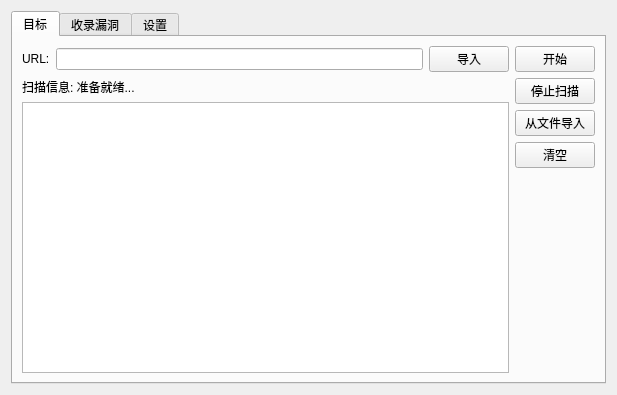
<?xml version="1.0" encoding="UTF-8"?>
<ui version="4.0">
 <class>Form</class>
 <widget class="QWidget" name="Form">
  <property name="geometry">
   <rect>
    <x>0</x>
    <y>0</y>
    <width>617</width>
    <height>395</height>
   </rect>
  </property>
  <property name="windowTitle">
   <string>vulnscan</string>
  </property>
  <layout class="QHBoxLayout" name="horizontalLayout_6">
   <item>
    <widget class="QTabWidget" name="tabWidget">
     <property name="currentIndex">
      <number>0</number>
     </property>
     <widget class="QWidget" name="tab">
      <attribute name="title">
       <string>目标</string>
      </attribute>
      <layout class="QHBoxLayout" name="horizontalLayout_8">
       <item>
        <layout class="QVBoxLayout" name="verticalLayout_4">
         <item>
          <layout class="QHBoxLayout" name="horizontalLayout_7">
           <item>
            <widget class="QLabel" name="urlLabel">
             <property name="text">
              <string>URL:</string>
             </property>
            </widget>
           </item>
           <item>
            <widget class="QLineEdit" name="urlLineEdit">
             <property name="cursorMoveStyle">
              <enum>Qt::LogicalMoveStyle</enum>
             </property>
            </widget>
           </item>
           <item>
            <widget class="QPushButton" name="importPushButton">
             <property name="text">
              <string>导入</string>
             </property>
            </widget>
           </item>
          </layout>
         </item>
         <item>
          <widget class="QLabel" name="scanInfoLabel">
           <property name="text">
            <string>扫描信息: 准备就绪...</string>
           </property>
          </widget>
         </item>
         <item>
          <widget class="QTableWidget" name="urlsTableWidget"/>
         </item>
        </layout>
       </item>
       <item>
        <layout class="QVBoxLayout" name="verticalLayout_3">
         <item>
          <widget class="QPushButton" name="startPushButton">
           <property name="text">
            <string>开始</string>
           </property>
          </widget>
         </item>
         <item>
          <widget class="QPushButton" name="stopScanPushButton">
           <property name="text">
            <string>停止扫描</string>
           </property>
          </widget>
         </item>
         <item>
          <widget class="QPushButton" name="importFromFilePushButton">
           <property name="text">
            <string>从文件导入</string>
           </property>
          </widget>
         </item>
         <item>
          <widget class="QPushButton" name="clearPushButton">
           <property name="text">
            <string>清空</string>
           </property>
          </widget>
         </item>
         <item>
          <spacer name="verticalSpacer_2">
           <property name="orientation">
            <enum>Qt::Vertical</enum>
           </property>
           <property name="sizeHint" stdset="0">
            <size>
             <width>20</width>
             <height>40</height>
            </size>
           </property>
          </spacer>
         </item>
        </layout>
       </item>
      </layout>
     </widget>
     <widget class="QWidget" name="tab_2">
      <attribute name="title">
       <string>收录漏洞</string>
      </attribute>
      <layout class="QVBoxLayout" name="verticalLayout_5">
       <item>
        <layout class="QHBoxLayout" name="horizontalLayout">
         <item>
          <widget class="QLabel" name="pluginsLabel">
           <property name="text">
            <string>插件: </string>
           </property>
          </widget>
         </item>
         <item>
          <widget class="QLineEdit" name="pluginsLineEdit"/>
         </item>
         <item>
          <widget class="QPushButton" name="importPluginPushButton">
           <property name="text">
            <string>导入</string>
           </property>
          </widget>
         </item>
         <item>
          <widget class="QPushButton" name="clearPluginsPushButton">
           <property name="text">
            <string>清空</string>
           </property>
          </widget>
         </item>
        </layout>
       </item>
       <item>
        <widget class="QTableWidget" name="vulnsTableWidget"/>
       </item>
      </layout>
     </widget>
     <widget class="QWidget" name="tab_3">
      <attribute name="title">
       <string>设置</string>
      </attribute>
      <layout class="QHBoxLayout" name="horizontalLayout_2">
       <item>
        <widget class="QGroupBox" name="groupBox">
         <property name="title">
          <string>扫描设置</string>
         </property>
         <layout class="QHBoxLayout" name="horizontalLayout_10">
          <item>
           <layout class="QVBoxLayout" name="verticalLayout">
            <item>
             <layout class="QHBoxLayout" name="horizontalLayout_4">
              <item>
               <widget class="QLabel" name="threadsLabel">
                <property name="text">
                 <string>线程数:       </string>
                </property>
               </widget>
              </item>
              <item>
               <widget class="QLineEdit" name="threadsLineEdit"/>
              </item>
             </layout>
            </item>
            <item>
             <layout class="QHBoxLayout" name="horizontalLayout_5">
              <item>
               <widget class="QLabel" name="timeoutLabel">
                <property name="text">
                 <string>超时时间:   </string>
                </property>
               </widget>
              </item>
              <item>
               <widget class="QLineEdit" name="timeoutLineEdit"/>
              </item>
             </layout>
            </item>
            <item>
             <layout class="QHBoxLayout" name="horizontalLayout_3">
              <item>
               <widget class="QLabel" name="userAgentLabel">
                <property name="text">
                 <string>UserAgent:    </string>
                </property>
                <property name="textFormat">
                 <enum>Qt::MarkdownText</enum>
                </property>
               </widget>
              </item>
              <item>
               <widget class="QLineEdit" name="userAgentLineEdit"/>
              </item>
             </layout>
            </item>
            <item>
             <layout class="QHBoxLayout" name="horizontalLayout_9">
              <item>
               <widget class="QLabel" name="cookieLabel">
                <property name="text">
                 <string>Cookie:        </string>
                </property>
                <property name="textFormat">
                 <enum>Qt::MarkdownText</enum>
                </property>
               </widget>
              </item>
              <item>
               <widget class="QLineEdit" name="cookieLineEdit"/>
              </item>
             </layout>
            </item>
            <item>
             <spacer name="verticalSpacer_3">
              <property name="orientation">
               <enum>Qt::Vertical</enum>
              </property>
              <property name="sizeHint" stdset="0">
               <size>
                <width>20</width>
                <height>40</height>
               </size>
              </property>
             </spacer>
            </item>
           </layout>
          </item>
          <item>
           <layout class="QVBoxLayout" name="verticalLayout_2">
            <item>
             <widget class="QPushButton" name="applyPushButton">
              <property name="text">
               <string>应用</string>
              </property>
             </widget>
            </item>
            <item>
             <spacer name="verticalSpacer_4">
              <property name="orientation">
               <enum>Qt::Vertical</enum>
              </property>
              <property name="sizeHint" stdset="0">
               <size>
                <width>20</width>
                <height>40</height>
               </size>
              </property>
             </spacer>
            </item>
           </layout>
          </item>
         </layout>
        </widget>
       </item>
      </layout>
     </widget>
    </widget>
   </item>
  </layout>
 </widget>
 <resources/>
 <connections/>
</ui>
